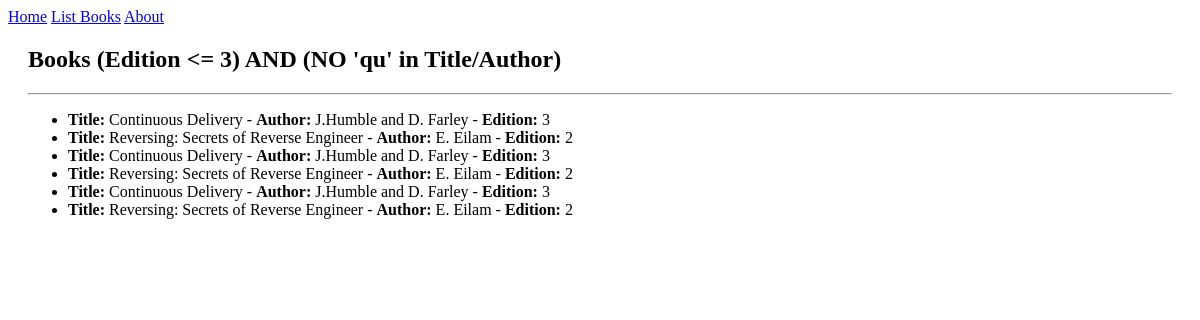
The app's page /books/lab8/task3/ with its own data.
### apps/bookmodule/models.py (models this page shows)
class Book(models.Model):
    title = models.CharField(max_length = 50)
    author = models.CharField(max_length = 50)
    price = models.FloatField(default = 0.0)
    edition = models.SmallIntegerField(default = 1)

### apps/bookmodule/views.py (the view)
# urls.py: path('lab8/task3/', views.task3, name='lab8.task3'),
def task3(request):
    mybooks = Book.objects.filter(
        ~Q(edition__gt=3) & ~(Q(title__icontains='	Con') | Q(author__icontains='	Con'))
    )
    return render(request, 'bookmodule/task3.html', {'books': mybooks})

### apps/templates/bookmodule/task3.html (shortened to what this page needs)
{% extends "layouts/base.html" %}
{% block content %}
    <div style="margin: 20px;">
        <h2>Books (Edition <= 3) AND (NO 'qu' in Title/Author)</h2>
        <hr>
        <ul>
            {% for book in books %}
                <li><strong>Title:</strong> {{ book.title }} - <strong>Author:</strong> {{ book.author }} - <strong>Edition:</strong> {{ book.edition }}</li>
            {% empty %}
                <p style="color: red;">No books found matching this query.</p>
            {% endfor %}
        </ul>
    </div>
{% endblock content %}

### apps/templates/layouts/base.html (shortened to what this page needs)
<!DOCTYPE html>
<html>
{% load static %}
<head>
 <link rel="stylesheet" href="{% static 'styles.css' %}">
 <link rel="stylesheet" href="https://cdnjs.cloudflare.com/ajax/libs/font-awesome/4.7.0/css/font-awesome.min.css">
</head>
<body>
 {% include "includes/header.html" %}
 {% block content %} {% endblock content %}
</body>
</html>

### apps/templates/includes/header.html
{% with request.resolver_match.url_name as url_name %}
<div class="topnav">
    <a class="{% if url_name == 'books.index' %}active{% endif %}" href="{% url 'books.index' %}">Home</a>
    <a class="{% if url_name == 'books.list_books' %}active{% endif %}" href="{% url 'books.list_books' %}">List Books</a>
    <a class="{% if url_name == 'books.aboutus' %}active{% endif %}" href="{% url 'books.aboutus' %}">About</a>
</div>
{% endwith %}

### records on screen
Book: title "Continuous Delivery", author "J.Humble and D. Farley", edition "3"
Book: title "Reversing: Secrets of Reverse Engineer", author "E. Eilam", edition "2"
Book: title "Continuous Delivery", author "J.Humble and D. Farley", edition "3"
Book: title "Reversing: Secrets of Reverse Engineer", author "E. Eilam", edition "2"
Book: title "Continuous Delivery", author "J.Humble and D. Farley", edition "3"
Book: title "Reversing: Secrets of Reverse Engineer", author "E. Eilam", edition "2"
